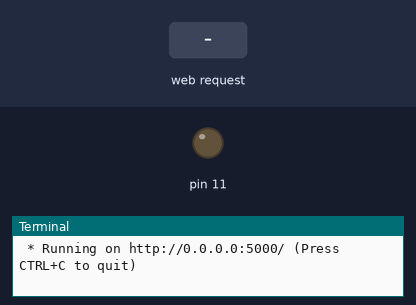
Recording of a program running on a simulated Raspberry Pi (header pin numbers). On the bench: output pins drawn as LEDs (lit = HIGH), the last lines printed to the terminal. The test bench sets the inputs (shaded band). The clock reads 2024-03-15 10:24:30 at power-on unless the program sets it.

Above: at 1.2 s.
1.3 s: HTTP request for /11/on received
At 1.9 s:
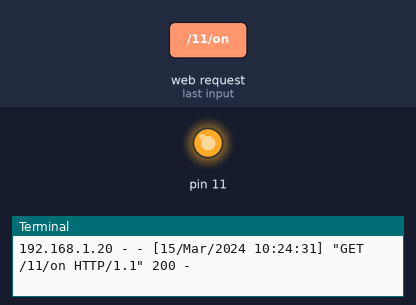
4.3 s: HTTP request for /11/off received
At 5.4 s:
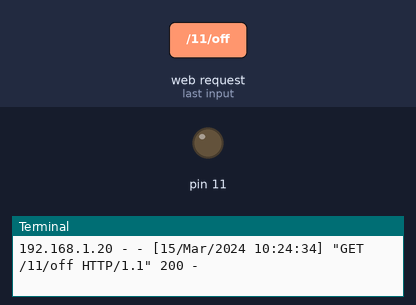
Timing chart, 0 to 7.3 s (numbered marks = the images above; inputs shaded):
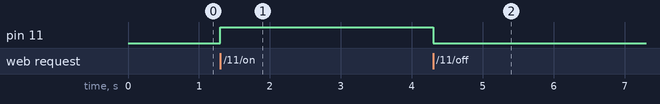

Measured:
- after the input at 1.3 s, pin 11: LOW → HIGH at once
- after the input at 4.3 s, pin 11: HIGH → LOW at once

The program:

remote_control.py
```python
import RPi.GPIO as GPIO
from flask import Flask, render_template, request
import gettemp #import fuction for reading temperature
import time

#ids of ds18b20 sensors:
id_inside = '28-000001cbe681'
id_outside = '10-000800ba9da0'

app = Flask(__name__)

# Create a dictionary called pins to store the pin number, name, and pin state:

pins = {
11: {'name':'Vitodens 111-W', 'state': GPIO.LOW}
       }

GPIO.setmode(GPIO.BOARD) #use PCB numberig
GPIO.setwarnings(False) #turn of warnings about port usage

for pin in pins:
    GPIO.setup(pin, GPIO.OUT) #set pin on borad as output
    GPIO.output(pin, GPIO.LOW) # set pin in low state

@app.route("/")
def main():
   # For each pin, read the pin state and store it in the pins dictionary:
   gettemp.gettemp(id_inside)
   for pin in pins:
      pins[pin]['state'] = GPIO.input(pin)
   # Put the pin dictionary into the template data dictionary:
   templateData = {
      'pins' : pins,
      'message1': 'Temp inside: ' + str(gettemp.gettemp(id_inside)) + ' ' + u'\xb0'+'C',
      'message2': 'Temp outside: ' + str(gettemp.gettemp(id_outside)) + ' ' + u'\xb0'+'C',
      'timestamp': time.strftime('%H:%M:%S')
                  }
   # Pass the template data into the template main.html and return it to the user
   return render_template('main.html', **templateData)


# The function below is executed when someone requests a URL with the pin number and action in it:
@app.route("/<changePin>/<action>")
def action(changePin, action):
   # Convert the pin from the URL into an integer:
   changePin = int(changePin)
   # Get the device name for the pin being changed:
   deviceName = pins[changePin]['name']
   # If the action part of the URL is "on," execute the code indented below:
   if action == "on":
      # Set the pin high:
      GPIO.output(changePin, GPIO.HIGH)
      # Save the status message to be passed into the template:
      message = "Turned " + deviceName + " on."
   if action == "off":
      GPIO.output(changePin, GPIO.LOW)
      message = "Turned " + deviceName + " off."

   # For each pin, read the pin state and store it in the pins dictionary:
   for pin in pins:
      pins[pin]['state'] = GPIO.input(pin)

   # Along with the pin dictionary, put the message into the template data dictionary:
   templateData = {
      'message' : message,
      'pins' : pins
   }

   return render_template('main.html', **templateData)

if __name__ == "__main__":
   app.run(host='0.0.0.0', port=5000, debug=True)
```

gettemp.py
```python
import os

def gettemp(id):
    """function fetching data from sensor"""
    os.chdir('/sys/bus/w1/devices/'+id)
    try:
        data = open('w1_slave')
        temp = data.read()
        index = temp.find('t=')
        temp_read = temp[index+2:-1]
        tmp_read = round(float(temp[67+2:-1])/1000, 1)
        data.close()
	return tmp_read

    except:
        temp_read = 9999
        data.close()
        return 9999
```
